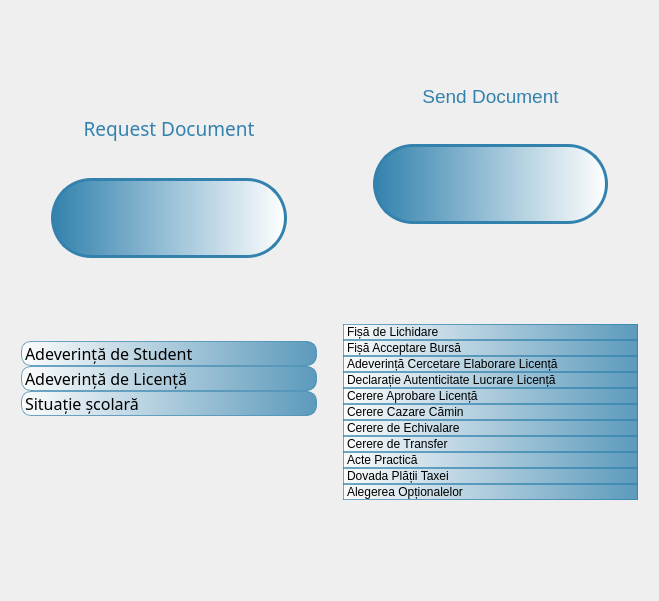
<?xml version="1.0" encoding="UTF-8"?>
<ui version="4.0">
 <class>paperworkFrame</class>
 <widget class="QFrame" name="paperworkFrame">
  <property name="geometry">
   <rect>
    <x>0</x>
    <y>0</y>
    <width>659</width>
    <height>601</height>
   </rect>
  </property>
  <property name="windowTitle">
   <string>Frame</string>
  </property>
  <layout class="QHBoxLayout" name="horizontalLayout">
   <item>
    <widget class="QFrame" name="requestDocFrame">
     <property name="sizePolicy">
      <sizepolicy hsizetype="Preferred" vsizetype="Preferred">
       <horstretch>0</horstretch>
       <verstretch>0</verstretch>
      </sizepolicy>
     </property>
     <property name="styleSheet">
      <string notr="true">background: transparent;</string>
     </property>
     <property name="frameShape">
      <enum>QFrame::StyledPanel</enum>
     </property>
     <property name="frameShadow">
      <enum>QFrame::Raised</enum>
     </property>
     <layout class="QVBoxLayout" name="verticalLayout_3">
      <item>
       <spacer name="verticalSpacer">
        <property name="orientation">
         <enum>Qt::Vertical</enum>
        </property>
        <property name="sizeHint" stdset="0">
         <size>
          <width>20</width>
          <height>40</height>
         </size>
        </property>
       </spacer>
      </item>
      <item>
       <spacer name="verticalSpacer_11">
        <property name="orientation">
         <enum>Qt::Vertical</enum>
        </property>
        <property name="sizeHint" stdset="0">
         <size>
          <width>20</width>
          <height>40</height>
         </size>
        </property>
       </spacer>
      </item>
      <item>
       <widget class="QLabel" name="requestDocLabel">
        <property name="font">
         <font>
          <family>Microsoft YaHei</family>
         </font>
        </property>
        <property name="text">
         <string>&lt;html&gt;&lt;head/&gt;&lt;body&gt;&lt;p align=&quot;center&quot;&gt;&lt;span style=&quot; font-size:14pt; color:#3382ad;&quot;&gt;Request Document&lt;/span&gt;&lt;/p&gt;&lt;/body&gt;&lt;/html&gt;</string>
        </property>
        <property name="buddy">
         <cstring>requestDocButton</cstring>
        </property>
       </widget>
      </item>
      <item>
       <widget class="QPushButton" name="requestDocButton">
        <property name="sizePolicy">
         <sizepolicy hsizetype="Minimum" vsizetype="Fixed">
          <horstretch>0</horstretch>
          <verstretch>0</verstretch>
         </sizepolicy>
        </property>
        <property name="cursor">
         <cursorShape>PointingHandCursor</cursorShape>
        </property>
        <property name="styleSheet">
         <string notr="true">QPushButton {
  border-color: rgb(51, 130, 173);
  background: qlineargradient(spread:reflect, x1:0, y1:0, x2:1, y2:0, stop:0 rgba(51, 130, 173, 255), stop:1 rgba(255, 255, 255, 255));
  border-width: 3px;        
  border-style: solid;
  border-radius: 40px;
  margin:30px;
  padding:30px;
}</string>
        </property>
        <property name="text">
         <string/>
        </property>
        <property name="icon">
         <iconset resource="../../images/images.qrc">
          <normaloff>:/icons/import-removebg-preview.png</normaloff>:/icons/import-removebg-preview.png</iconset>
        </property>
        <property name="iconSize">
         <size>
          <width>150</width>
          <height>150</height>
         </size>
        </property>
       </widget>
      </item>
      <item>
       <spacer name="verticalSpacer_13">
        <property name="orientation">
         <enum>Qt::Vertical</enum>
        </property>
        <property name="sizeHint" stdset="0">
         <size>
          <width>20</width>
          <height>40</height>
         </size>
        </property>
       </spacer>
      </item>
      <item>
       <widget class="QListWidget" name="toRequestList">
        <property name="sizePolicy">
         <sizepolicy hsizetype="Expanding" vsizetype="Minimum">
          <horstretch>0</horstretch>
          <verstretch>0</verstretch>
         </sizepolicy>
        </property>
        <property name="font">
         <font>
          <family>Yu Gothic UI Semilight</family>
          <pointsize>12</pointsize>
          <weight>50</weight>
          <bold>false</bold>
          <underline>false</underline>
          <strikeout>false</strikeout>
          <kerning>true</kerning>
         </font>
        </property>
        <property name="cursor" stdset="0">
         <cursorShape>PointingHandCursor</cursorShape>
        </property>
        <property name="styleSheet">
         <string notr="true">QListWidget {
  
}
QListWidget::item {
    border: 1px solid rgba(51, 130, 173,180); 
    border-radius: 10px;
    background: qlineargradient(spread:reflect, x1:0, y1:0, x2:1, y2:0, stop:0 rgba(255, 255, 255, 200), stop:1 rgba(51, 130, 173, 200));
}</string>
        </property>
        <property name="frameShape">
         <enum>QFrame::NoFrame</enum>
        </property>
        <property name="movement">
         <enum>QListView::Static</enum>
        </property>
        <property name="flow">
         <enum>QListView::TopToBottom</enum>
        </property>
        <property name="isWrapping" stdset="0">
         <bool>false</bool>
        </property>
        <property name="resizeMode">
         <enum>QListView::Adjust</enum>
        </property>
        <property name="uniformItemSizes">
         <bool>true</bool>
        </property>
        <property name="batchSize">
         <number>100</number>
        </property>
        <property name="wordWrap">
         <bool>false</bool>
        </property>
        <property name="selectionRectVisible">
         <bool>false</bool>
        </property>
        <item>
         <property name="text">
          <string>Adeverință de Student</string>
         </property>
        </item>
        <item>
         <property name="text">
          <string>Adeverință de Licență</string>
         </property>
        </item>
        <item>
         <property name="text">
          <string>Situație școlară</string>
         </property>
        </item>
       </widget>
      </item>
      <item>
       <spacer name="verticalSpacer_12">
        <property name="orientation">
         <enum>Qt::Vertical</enum>
        </property>
        <property name="sizeHint" stdset="0">
         <size>
          <width>20</width>
          <height>40</height>
         </size>
        </property>
       </spacer>
      </item>
     </layout>
    </widget>
   </item>
   <item>
    <widget class="QFrame" name="sendDocFrame">
     <property name="styleSheet">
      <string notr="true">background: transparent;</string>
     </property>
     <property name="frameShape">
      <enum>QFrame::StyledPanel</enum>
     </property>
     <property name="frameShadow">
      <enum>QFrame::Raised</enum>
     </property>
     <layout class="QVBoxLayout" name="verticalLayout">
      <item>
       <spacer name="verticalSpacer_14">
        <property name="orientation">
         <enum>Qt::Vertical</enum>
        </property>
        <property name="sizeHint" stdset="0">
         <size>
          <width>20</width>
          <height>40</height>
         </size>
        </property>
       </spacer>
      </item>
      <item>
       <widget class="QLabel" name="sendDocLabel">
        <property name="text">
         <string>&lt;html&gt;&lt;head/&gt;&lt;body&gt;&lt;p align=&quot;center&quot;&gt;&lt;span style=&quot; font-size:14pt; color:#3382ad;&quot;&gt;Send Document&lt;/span&gt;&lt;/p&gt;&lt;/body&gt;&lt;/html&gt;</string>
        </property>
        <property name="buddy">
         <cstring>sendDocButton</cstring>
        </property>
       </widget>
      </item>
      <item>
       <widget class="QPushButton" name="sendDocButton">
        <property name="cursor">
         <cursorShape>PointingHandCursor</cursorShape>
        </property>
        <property name="autoFillBackground">
         <bool>false</bool>
        </property>
        <property name="styleSheet">
         <string notr="true">QPushButton {
  border-color: rgb(51, 130, 173);
  background: qlineargradient(spread:reflect, x1:0, y1:0, x2:1, y2:0, stop:0 rgba(51, 130, 173, 255), stop:1 rgba(255, 255, 255, 255));
  border-width: 3px;        
  border-style: solid;
  border-radius: 40px;
  margin:30px;
  padding:30px;
}</string>
        </property>
        <property name="text">
         <string/>
        </property>
        <property name="icon">
         <iconset resource="../../images/images.qrc">
          <normaloff>:/icons/export-removebg-preview.png</normaloff>:/icons/export-removebg-preview.png</iconset>
        </property>
        <property name="iconSize">
         <size>
          <width>150</width>
          <height>150</height>
         </size>
        </property>
       </widget>
      </item>
      <item>
       <spacer name="verticalSpacer_16">
        <property name="orientation">
         <enum>Qt::Vertical</enum>
        </property>
        <property name="sizeHint" stdset="0">
         <size>
          <width>20</width>
          <height>40</height>
         </size>
        </property>
       </spacer>
      </item>
      <item>
       <widget class="QListWidget" name="toSentList">
        <property name="cursor" stdset="0">
         <cursorShape>PointingHandCursor</cursorShape>
        </property>
        <property name="styleSheet">
         <string notr="true">QListWidget {
  
}
QListWidget::item {
    border: 1px solid rgba(51, 130, 173,180); 
    border-radius: 10px;
    background: qlineargradient(spread:reflect, x1:0, y1:0, x2:1, y2:0, stop:0 rgba(255, 255, 255, 200), stop:1 rgba(51, 130, 173, 200));
}</string>
        </property>
        <property name="frameShape">
         <enum>QFrame::NoFrame</enum>
        </property>
        <property name="isWrapping" stdset="0">
         <bool>false</bool>
        </property>
        <property name="wordWrap">
         <bool>false</bool>
        </property>
        <item>
         <property name="text">
          <string>Fișă de Lichidare</string>
         </property>
        </item>
        <item>
         <property name="text">
          <string>Fișă Acceptare Bursă</string>
         </property>
        </item>
        <item>
         <property name="text">
          <string>Adeverință Cercetare Elaborare Licență</string>
         </property>
        </item>
        <item>
         <property name="text">
          <string>Declarație Autenticitate Lucrare Licență</string>
         </property>
        </item>
        <item>
         <property name="text">
          <string>Cerere Aprobare Licență </string>
         </property>
        </item>
        <item>
         <property name="text">
          <string>Cerere Cazare Cămin</string>
         </property>
        </item>
        <item>
         <property name="text">
          <string>Cerere de Echivalare</string>
         </property>
        </item>
        <item>
         <property name="text">
          <string>Cerere de Transfer</string>
         </property>
        </item>
        <item>
         <property name="text">
          <string>Acte Practică</string>
         </property>
        </item>
        <item>
         <property name="text">
          <string>Dovada Plății Taxei</string>
         </property>
        </item>
        <item>
         <property name="text">
          <string>Alegerea Opționalelor</string>
         </property>
        </item>
       </widget>
      </item>
      <item>
       <spacer name="verticalSpacer_15">
        <property name="orientation">
         <enum>Qt::Vertical</enum>
        </property>
        <property name="sizeHint" stdset="0">
         <size>
          <width>20</width>
          <height>40</height>
         </size>
        </property>
       </spacer>
      </item>
     </layout>
    </widget>
   </item>
  </layout>
 </widget>
 <resources>
  <include location="../../images/images.qrc"/>
 </resources>
 <connections/>
</ui>
